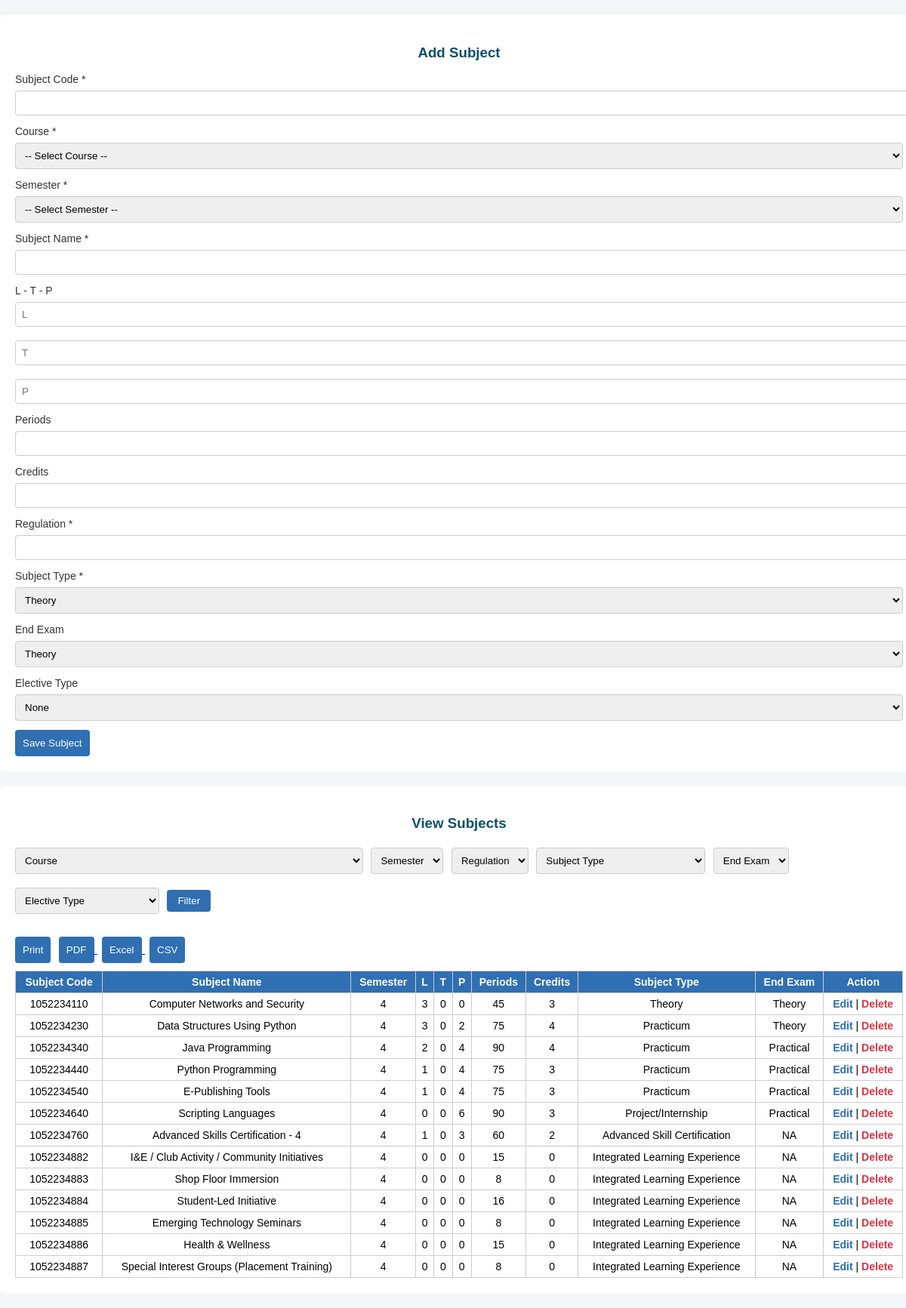
Screenshot of /subject_management.php?success=1 (signed in) with the database file from the repository.
### tables this page shows
CREATE TABLE subjects (
    subject_code VARCHAR(20) PRIMARY KEY,
    course_code VARCHAR(4) NOT NULL,

    semester_number INT NOT NULL,
    subject_name VARCHAR(100) NOT NULL,

    L INT DEFAULT 0,
    T INT DEFAULT 0,
    P INT DEFAULT 0,

    min_pass_percentage DECIMAL(5,2) DEFAULT 35.00,
    max_percentage DECIMAL(5,2) DEFAULT 100.00,

    periods INT DEFAULT 0,
    credits INT DEFAULT 0,

    regulation VARCHAR(20) NOT NULL,

    subject_type ENUM(
        'Theory',
        'Practicum',
        'Practical/Lab',
        'Elective',
        'Project/Internship',
        'Advanced Skill Certification',
        'Integrated Learning Experience'
    ),

    end_exam ENUM('Theory','Practical','Project','NA') DEFAULT 'Theory',

    elective_type ENUM(
        'None',
        'Elective 1',
        'Elective 2',
        'Elective 3 (Pathway)',
        'Elective 4 (Specialisation)'
    ) DEFAULT 'None',

    FOREIGN KEY (course_code) REFERENCES courses(course_code)
);

### subject_management.php (the view, shortened to what this page needs)
<?php
include("../includes/db.php");
$where = [];
$condition = $where ? "WHERE " . implode(" AND ", $where) : "";
$result = mysqli_query($conn, "
SELECT
    s.subject_code,
    s.subject_name,
    s.semester_number,
    s.L, s.T, s.P,
    s.periods,
    s.credits,
    s.subject_type,
    s.end_exam
FROM subjects s
$condition
ORDER BY s.subject_code ASC
");
?>
<!DOCTYPE html>
<html lang="en">
<head>
</head>
<body>
<div class="box">
<h3>Add Subject</h3>
<form method="post" action="save_subject.php">
<label>Subject Code *</label>
<input
    type="text"
    name="subject_code"
    maxlength="10"
    inputmode="numeric"
    oninput="this.value = this.value.replace(/[^0-9]/g, '')"
    required
>
<label>Course *</label>
<select name="course_code" required>
<option value="">-- Select Course --</option>
</select>
<label>Semester *</label>
<select name="semester_number" required>
<option value="">-- Select Semester --</option>
</select>
<label>Subject Name *</label>
<input
    type="text"
    name="subject_name"
    maxlength="40"
    oninput="this.value = this.value.replace(/[^A-Za-z ]/g, '')"
    required
>
<label>L - T - P</label>
<input type="number" name="L" placeholder="L">
<input type="number" name="T" placeholder="T">
<input type="number" name="P" placeholder="P">
<label>Periods</label>
<input type="number" name="periods">
<label>Credits</label>
<input type="number" name="credits">
<label>Regulation *</label>
<input type="text" name="regulation" required>
<label>Subject Type *</label>
<select name="subject_type" required>
<option>Theory</option>
</select>
<label>End Exam</label>
<select name="end_exam">
<option>Theory</option>
</select>
<label>Elective Type</label>
<select name="elective_type">
<option>None</option>
</select>
<button type="submit">Save Subject</button>
</form>
</div>
<div class="box print-area">
<h3>View Subjects</h3>
<form method="get" class="filter-form">
<select name="course_code">
<option value="">Course</option>
</select>
<select name="semester_number">
<option value="">Semester</option>
</select>
<select name="regulation">
<option value="">Regulation</option>
</select>
<select name="subject_type">
<option value="">Subject Type</option>
</select>
<select name="end_exam">
<option value="">End Exam</option>
</select>
<select name="elective_type">
<option value="">Elective Type</option>
</select>
<button type="submit">Filter</button>
</form>
<br>
<div style="margin-bottom:10px;">
    <button type="button" onclick="window.print()">Print</button>
    <a href="export_subjects_pdf.php?<?= http_build_query($_GET) ?>"
       style="margin-left:6px;">
        <button type="button">PDF</button>
    </a>
    <a href="export_subjects_excel.php?<?= http_build_query($_GET) ?>"
       style="margin-left:6px;">
        <button type="button">Excel</button>
    </a>
    <a href="export_subjects_csv.php?<?= http_build_query($_GET) ?>"
       style="margin-left:6px;">
        <button type="button">CSV</button>
    </a>
</div>
<table>
<tr>
<th>Subject Code</th>
<th>Subject Name</th>
<th>Semester</th>
<th>L</th>
<th>T</th>
<th>P</th>
<th>Periods</th>
<th>Credits</th>
<th>Subject Type</th>
<th>End Exam</th>
<th>Action</th>
</tr>
<?php while($row=mysqli_fetch_assoc($result)){ ?>
<tr>
<td><?= $row['subject_code'] ?></td>
<td><?= $row['subject_name'] ?></td>
<td><?= $row['semester_number'] ?></td>
<td><?= $row['L'] ?></td>
<td><?= $row['T'] ?></td>
<td><?= $row['P'] ?></td>
<td><?= $row['periods'] ?></td>
<td><?= $row['credits'] ?></td>
<td><?= $row['subject_type'] ?></td>
<td><?= $row['end_exam'] ?></td>
    <td>
    <a href="edit_subject.php?subject_code=<?= $row['subject_code'] ?>"
       style="color:#2F6FB2;font-weight:bold;text-decoration:none;">
        Edit
    </a>
    |
    <a href="delete_subject.php?subject_code=<?= $row['subject_code'] ?>"
       onclick="return confirm('Are you sure you want to delete this subject?')"
       style="color:#DC3545;font-weight:bold;text-decoration:none;">
        Delete
    </a>
</td>
</tr>
<?php } ?>
</table>
</div>
</body>
</html>

### subject_management.php (style rules this page uses)
:root { --primary:#2F6FB2; --primary-hover:#1E4F91; --accent:#0B4F6C; --success:#28A745; --danger:#DC3545; --warning:#FFC107; --text-dark:#333333; --text-muted:#666666; --bg-page:#F4F6F8; --bg-card:#FFFFFF; --bg-hover:#EAF2FB; --border:#CCCCCC; }
body { margin:0; font-family:Arial, Helvetica, sans-serif; background:var(--bg-page); }
.box { width:98%; margin:20px auto; background:var(--bg-card); padding:20px; border-radius:6px; }
h3 { text-align:center; color:var(--accent); margin-bottom:15px; }
label { font-size:14px; color:var(--text-dark); }
input, select { width:100%; padding:8px; margin:6px 0 12px; border:1px solid var(--border); border-radius:4px; }
button { padding:10px; background:var(--primary); color:#fff; border:none; border-radius:4px; cursor:pointer; }
.filter-form select { width:auto; margin-right:6px; }
.filter-form button { padding:7px 14px; }
table { width:100%; border-collapse:collapse; font-size:14px; }
th, td { border:1px solid var(--border); padding:6px; text-align:center; }
th { background:var(--primary); color:#fff; }

### rows the page displays
subjects: subject_code "1052234110", subject_name "Computer Networks and Security", semester_number "4", L "3", T "0", P "0", periods "45", credits "3", subject_type "Theory", end_exam "Theory"
subjects: subject_code "1052234230", subject_name "Data Structures Using Python", semester_number "4", L "3", T "0", P "2", periods "75", credits "4", subject_type "Practicum", end_exam "Theory"
subjects: subject_code "1052234340", subject_name "Java Programming", semester_number "4", L "2", T "0", P "4", periods "90", credits "4", subject_type "Practicum", end_exam "Practical"
subjects: subject_code "1052234440", subject_name "Python Programming", semester_number "4", L "1", T "0", P "4", periods "75", credits "3", subject_type "Practicum", end_exam "Practical"
subjects: subject_code "1052234540", subject_name "E-Publishing Tools", semester_number "4", L "1", T "0", P "4", periods "75", credits "3", subject_type "Practicum", end_exam "Practical"
subjects: subject_code "1052234640", subject_name "Scripting Languages", semester_number "4", L "0", T "0", P "6", periods "90", credits "3", subject_type "Project/Internship", end_exam "Practical"
subjects: subject_code "1052234760", subject_name "Advanced Skills Certification - 4", semester_number "4", L "1", T "0", P "3", periods "60", credits "2", subject_type "Advanced Skill Certification", end_exam "NA"
subjects: subject_code "1052234882", subject_name "I&E / Club Activity / Community Initiatives", semester_number "4", L "0", T "0", P "0", periods "15", credits "0", subject_type "Integrated Learning Experience", end_exam "NA"
subjects: subject_code "1052234883", subject_name "Shop Floor Immersion", semester_number "4", L "0", T "0", P "0", periods "8", credits "0", subject_type "Integrated Learning Experience", end_exam "NA"
subjects: subject_code "1052234884", subject_name "Student-Led Initiative", semester_number "4", L "0", T "0", P "0", periods "16", credits "0", subject_type "Integrated Learning Experience", end_exam "NA"
subjects: subject_code "1052234885", subject_name "Emerging Technology Seminars", semester_number "4", L "0", T "0", P "0", periods "8", credits "0", subject_type "Integrated Learning Experience", end_exam "NA"
subjects: subject_code "1052234886", subject_name "Health & Wellness", semester_number "4", L "0", T "0", P "0", periods "15", credits "0", subject_type "Integrated Learning Experience", end_exam "NA"
subjects: subject_code "1052234887", subject_name "Special Interest Groups (Placement Training)", semester_number "4", L "0", T "0", P "0", periods "8", credits "0", subject_type "Integrated Learning Experience", end_exam "NA"
